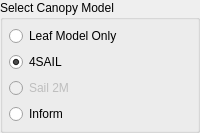
        <widget class="QGroupBox" name="groupBox_3">
         <property name="minimumSize">
          <size>
           <width>0</width>
           <height>0</height>
          </size>
         </property>
         <property name="maximumSize">
          <size>
           <width>16777215</width>
           <height>16777215</height>
          </size>
         </property>
         <property name="whatsThis">
          <string>&lt;html&gt;&lt;head/&gt;&lt;body&gt;&lt;p&gt;Choose whether only the Optical Leaf Properties Model is run, or if it is coupled with a Canopy Architecture Model.&lt;/p&gt;&lt;/body&gt;&lt;/html&gt;</string>
         </property>
         <property name="title">
          <string>Select Canopy Model</string>
         </property>
         <property name="checkable">
          <bool>false</bool>
         </property>
         <layout class="QVBoxLayout" name="verticalLayout">
          <property name="leftMargin">
           <number>6</number>
          </property>
          <property name="topMargin">
           <number>6</number>
          </property>
          <property name="rightMargin">
           <number>6</number>
          </property>
          <property name="bottomMargin">
           <number>6</number>
          </property>
          <item>
           <widget class="QRadioButton" name="B_LeafModelOnly">
            <property name="text">
             <string>Leaf Model Only</string>
            </property>
           </widget>
          </item>
          <item>
           <widget class="QRadioButton" name="B_4Sail">
            <property name="text">
             <string>4SAIL</string>
            </property>
            <property name="checked">
             <bool>true</bool>
            </property>
           </widget>
          </item>
          <item>
           <widget class="QRadioButton" name="B_Sail_2M">
            <property name="enabled">
             <bool>false</bool>
            </property>
            <property name="text">
             <string>Sail 2M</string>
            </property>
           </widget>
          </item>
          <item>
           <widget class="QRadioButton" name="B_Inform">
            <property name="enabled">
             <bool>true</bool>
            </property>
            <property name="text">
             <string>Inform</string>
            </property>
            <property name="checkable">
             <bool>true</bool>
            </property>
           </widget>
          </item>
         </layout>
        </widget>
